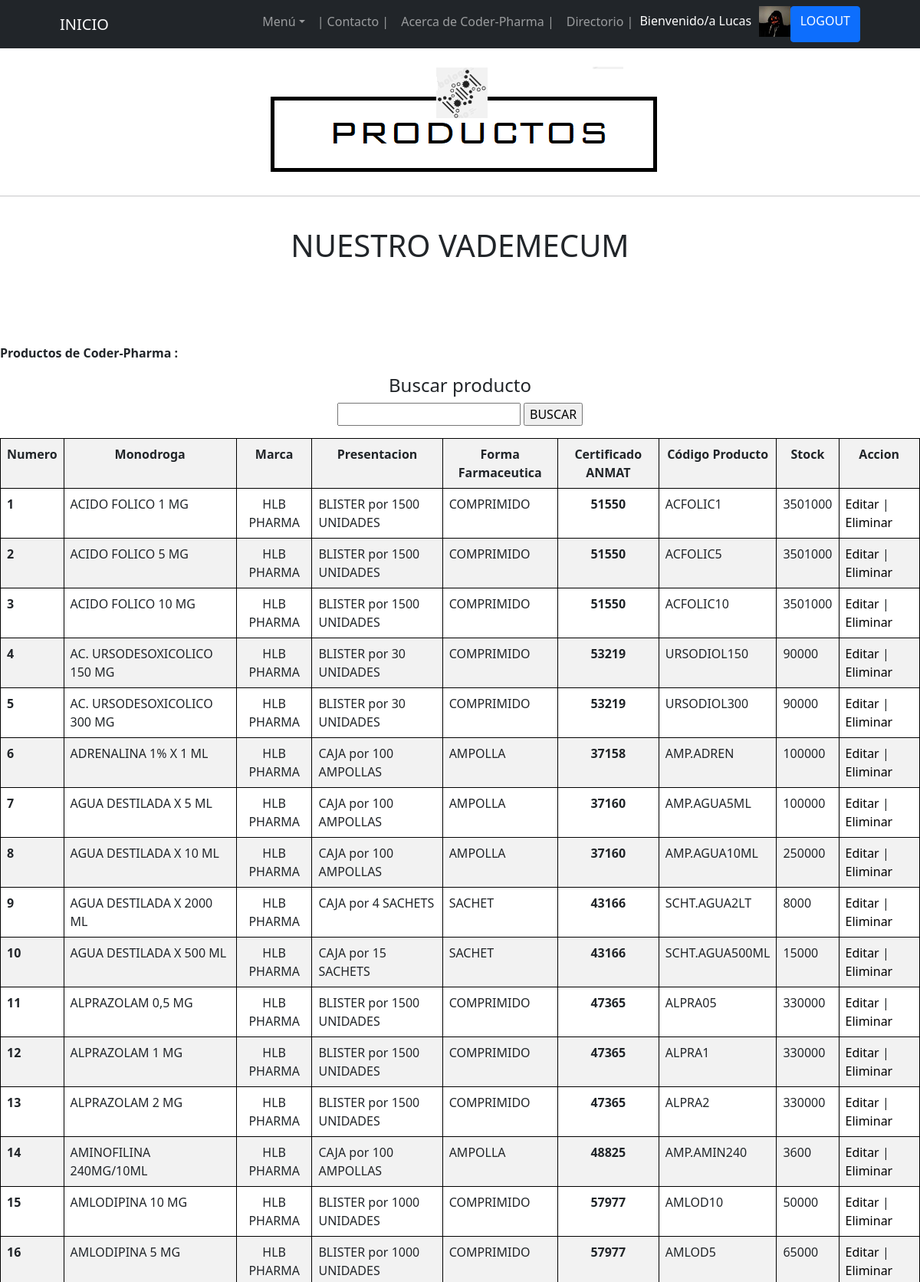
Screenshot of /App-Drogueria/Productos (signed in, upper part) with the database file from the repository.
### App_DROGUERIA/models.py (models this page shows, shortened)
class PRODUCTO(models.Model):
    monodroga = models.CharField(max_length=50)
    marca = models.CharField(max_length=50) # Del laboratorio productor - Ej. Rivero, Drawer, Klonal, Bayer, Bago, etc.
    presentacion = models.CharField(max_length=50) # Presentacion de la caja/BLISTER - Ej.: BLISTER x 15 Comp / CAJA x 100 Ampollas
    formFarmaceutica = models.CharField(max_length=50) # Comprimido, Capsula, Sachet, Ampolla, Frasco Ampolla, etc.
    certificado = models.IntegerField() # ANMAT
    codigoProducto = models.CharField(max_length=50)
    stock = models.IntegerField()
    class meta():
        ordering = ('-monodroga',)

### App_DROGUERIA/views.py (the view)
# urls.py: path('Productos', Productos, name = "02_Productos"),
def Productos(request):
    productos = PRODUCTO.objects.all()
    try:
        avatar = Avatar.objects.get(usuario = request.user.id)
        return render(request,"02 - Productos.html", {"Vademecum": productos, "url": avatar.imagen.url})
    except:
        return render(request,"02 - Productos.html")

### App_DROGUERIA/Templates/02 - Productos.html (shortened to what this page needs)
{% extends '00 - ORIGEN (b).html' %}
{% load static %}
{% block blockname %}
</head>
    <body>
        <br>
        <p class="text-center"><img class="img-fluid rounded mb-5 mb-lg-0" src="http://127.0.0.1:8000/media/imagenes/Productos.png" alt="..." /></p>
        <hr>
        <br>
        <h1 class="text-center">NUESTRO VADEMECUM</h1>
        <br>
        <br>
        <br>
        <br>
        <p><b> Productos de Coder-Pharma : </b></p>
    <center>
        <h4 class="text-center"> Buscar producto </h4>
        <form action="{% url '02_BuscarProducto' %}" method="GET"> {% csrf_token %}
        <p><input type="text" name="monodroga">
        <input type="submit" value="BUSCAR">
        </p>
        </form>
        <table class="table table-striped" >
            <tr>
                <th class="text-center">Numero</th>
                <th class="text-center">Monodroga</th>
                <th class="text-center">Marca</th>
                <th class="text-center">Presentacion</th>
                <th class="text-center">Forma Farmaceutica</th>
                <th class="text-center">Certificado ANMAT</th>
                <th class="text-center">Código Producto</th>
                <th class="text-center">Stock</th>
                <th class="text-center">Accion</th>
            </tr>
                {% for productos in Vademecum %}
            <tr>
                <th scope="row">{{forloop.counter}}</th>
                <td>{{productos.monodroga}}</td>
                <td class="text-center">{{productos.marca}}</td>
                <td>{{productos.presentacion}}</td>
                <td>{{productos.formFarmaceutica}}</td>
                <td class="text-center"><b>{{productos.certificado}}</b></td>
                <td>{{productos.codigoProducto}}</td>
                <td>{{productos.stock}}</td>
                <td>
                    <a style="color: black; text-decoration: none" href="{% url '02_EditaProducto' productos.id %}">Editar</a> |
                    <a style="color: black; text-decoration: none" href="{% url '02_EliminaProducto' productos.id %}">Eliminar</a>
                </td>
            </tr>
                {% endfor %}
        </table>
    </center>
    <br>
    <br>
    <br>
    </body>
</html>
{% endblock blockname %}

### App_DROGUERIA/Templates/00 - ORIGEN (b).html (shortened to what this page needs)
<!DOCTYPE html>
<html lang="es">
    <head>
        {% load static %}
        <link href="https://cdn.jsdelivr.net/npm/bootstrap-icons@1.5.0/font/bootstrap-icons.css" rel="stylesheet" />
        <link href="{% static 'css/styles.css' %}" rel="stylesheet" />
        <link href="css/styles.css" rel="stylesheet" />
    </head>
    <body class="d-flex flex-column h-100">
        <main class="flex-shrink-0">
            <nav class="navbar navbar-expand-lg navbar-dark bg-dark">
                <div class="container px-5">
                    <a class="navbar-brand" href="{% url '01_Inicio' %}">INICIO</a>
                    <div class="collapse navbar-collapse" id="navbarSupportedContent">
                        <ul class="navbar-nav ms-auto mb-2 mb-lg-0">
                            <li class="nav-item dropdown">
                                <a class="nav-link dropdown-toggle" id="navbarDropdownBlog" href="#" role="button" data-bs-toggle="dropdown" aria-expanded="false">Menú</a>
                            </li>
                            <li class="nav-item"><a class="nav-link" href="{% url '09_Contacto' %}"> | Contacto | </a></li>
                            <li class="nav-item"><a class="nav-link" href="{% url '04_AcercadeCoderPharma' %}">Acerca de Coder-Pharma | </a></li>
                            <li class="nav-item"><a class="nav-link" href="{% url '05_Directorio' %}">Directorio | </a></li>
                            {% if user.is_authenticated %}
                                <p style="color: rgb(255, 255, 255); text-decoration: none; margin-right: 10px; margin-top: 7px;">Bienvenido/a {{user.username}}  </p>
                                <img src="{{ url }}" height="40px" alt="Avatar">
                                <li class="btn btn-primary" disabled ><a style="color: rgb(255, 255, 255); text-decoration: none" href="{% url '11_Logout' %}">LOGOUT</a></li>
                            {% else %}
                                <li class="btn btn-primary" disabled ><a style="color: rgb(255, 255, 255); text-decoration: none" href="{% url '09_Login' %}">LOGIN</a></li>
                            {% endif %}
                        </ul>
                    </div>
                </div>
            </nav>
            {% block blockname %}
            {% endblock blockname %}
    </body>
</html>

### App_DROGUERIA/Templates/00 - ORIGEN (b).html (style rules this page uses)
table, th, td { border: 1px solid black; }

### rows the page displays
PRODUCTO: monodroga "ACIDO FOLICO 1 MG", marca "HLB PHARMA", presentacion "BLISTER por 1500 UNIDADES", formFarmaceutica "COMPRIMIDO", certificado "51550", codigoProducto "ACFOLIC1", stock "3501000"
PRODUCTO: monodroga "ACIDO FOLICO 5 MG", marca "HLB PHARMA", presentacion "BLISTER por 1500 UNIDADES", formFarmaceutica "COMPRIMIDO", certificado "51550", codigoProducto "ACFOLIC5", stock "3501000"
PRODUCTO: monodroga "ACIDO FOLICO 10 MG", marca "HLB PHARMA", presentacion "BLISTER por 1500 UNIDADES", formFarmaceutica "COMPRIMIDO", certificado "51550", codigoProducto "ACFOLIC10", stock "3501000"
PRODUCTO: monodroga "AC. URSODESOXICOLICO 150 MG", marca "HLB PHARMA", presentacion "BLISTER por 30 UNIDADES", formFarmaceutica "COMPRIMIDO", certificado "53219", codigoProducto "URSODIOL150", stock "90000"
PRODUCTO: monodroga "AC. URSODESOXICOLICO 300 MG", marca "HLB PHARMA", presentacion "BLISTER por 30 UNIDADES", formFarmaceutica "COMPRIMIDO", certificado "53219", codigoProducto "URSODIOL300", stock "90000"
PRODUCTO: monodroga "ADRENALINA 1% X 1 ML", marca "HLB PHARMA", presentacion "CAJA por 100 AMPOLLAS", formFarmaceutica "AMPOLLA", certificado "37158", codigoProducto "AMP.ADREN", stock "100000"
PRODUCTO: monodroga "AGUA DESTILADA X 5 ML", marca "HLB PHARMA", presentacion "CAJA por 100 AMPOLLAS", formFarmaceutica "AMPOLLA", certificado "37160", codigoProducto "AMP.AGUA5ML", stock "100000"
PRODUCTO: monodroga "AGUA DESTILADA X 10 ML", marca "HLB PHARMA", presentacion "CAJA por 100 AMPOLLAS", formFarmaceutica "AMPOLLA", certificado "37160", codigoProducto "AMP.AGUA10ML", stock "250000"
PRODUCTO: monodroga "AGUA DESTILADA X 2000 ML", marca "HLB PHARMA", presentacion "CAJA por 4 SACHETS", formFarmaceutica "SACHET", certificado "43166", codigoProducto "SCHT.AGUA2LT", stock "8000"
PRODUCTO: monodroga "AGUA DESTILADA X 500 ML", marca "HLB PHARMA", presentacion "CAJA por 15 SACHETS", formFarmaceutica "SACHET", certificado "43166", codigoProducto "SCHT.AGUA500ML", stock "15000"
PRODUCTO: monodroga "ALPRAZOLAM 0,5 MG", marca "HLB PHARMA", presentacion "BLISTER por 1500 UNIDADES", formFarmaceutica "COMPRIMIDO", certificado "47365", codigoProducto "ALPRA05", stock "330000"
PRODUCTO: monodroga "ALPRAZOLAM 1 MG", marca "HLB PHARMA", presentacion "BLISTER por 1500 UNIDADES", formFarmaceutica "COMPRIMIDO", certificado "47365", codigoProducto "ALPRA1", stock "330000"
PRODUCTO: monodroga "ALPRAZOLAM 2 MG", marca "HLB PHARMA", presentacion "BLISTER por 1500 UNIDADES", formFarmaceutica "COMPRIMIDO", certificado "47365", codigoProducto "ALPRA2", stock "330000"
PRODUCTO: monodroga "AMINOFILINA 240MG/10ML", marca "HLB PHARMA", presentacion "CAJA por 100 AMPOLLAS", formFarmaceutica "AMPOLLA", certificado "48825", codigoProducto "AMP.AMIN240", stock "3600"
PRODUCTO: monodroga "AMLODIPINA 10 MG", marca "HLB PHARMA", presentacion "BLISTER por 1000 UNIDADES", formFarmaceutica "COMPRIMIDO", certificado "57977", codigoProducto "AMLOD10", stock "50000"
PRODUCTO: monodroga "AMLODIPINA 5 MG", marca "HLB PHARMA", presentacion "BLISTER por 1000 UNIDADES", formFarmaceutica "COMPRIMIDO", certificado "57977", codigoProducto "AMLOD5", stock "65000"

### other values shown
{{ user.username }} "Lucas"
